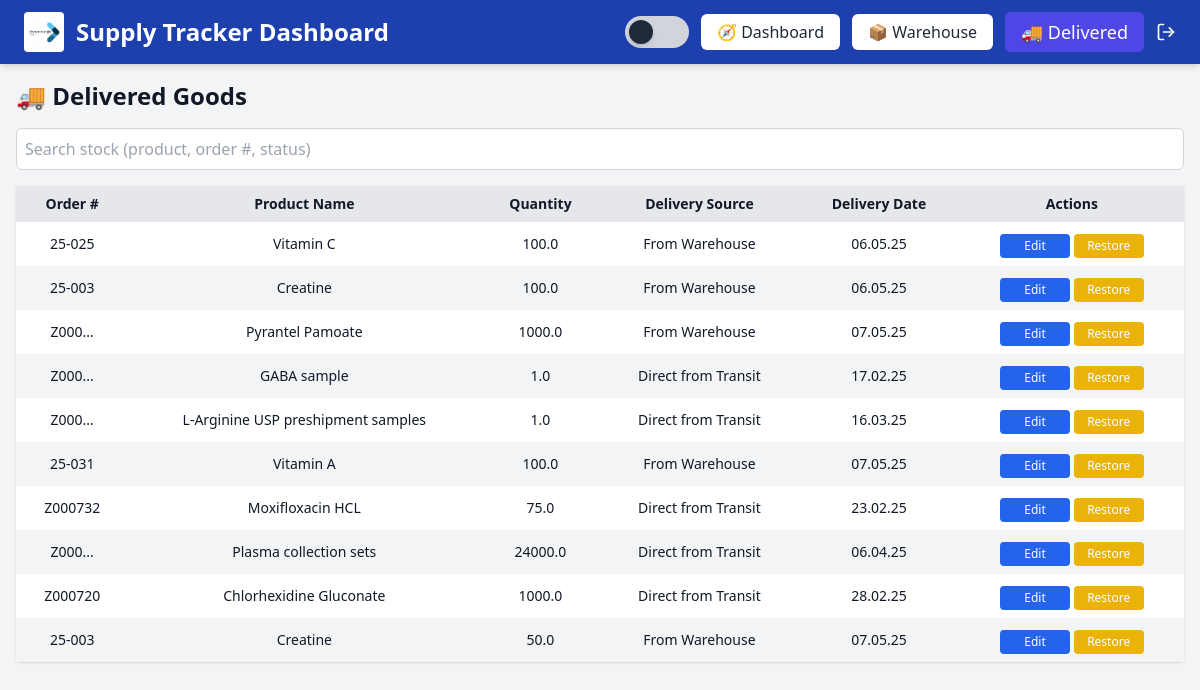
The page /delivered (signed in) on the database as committed earlier.
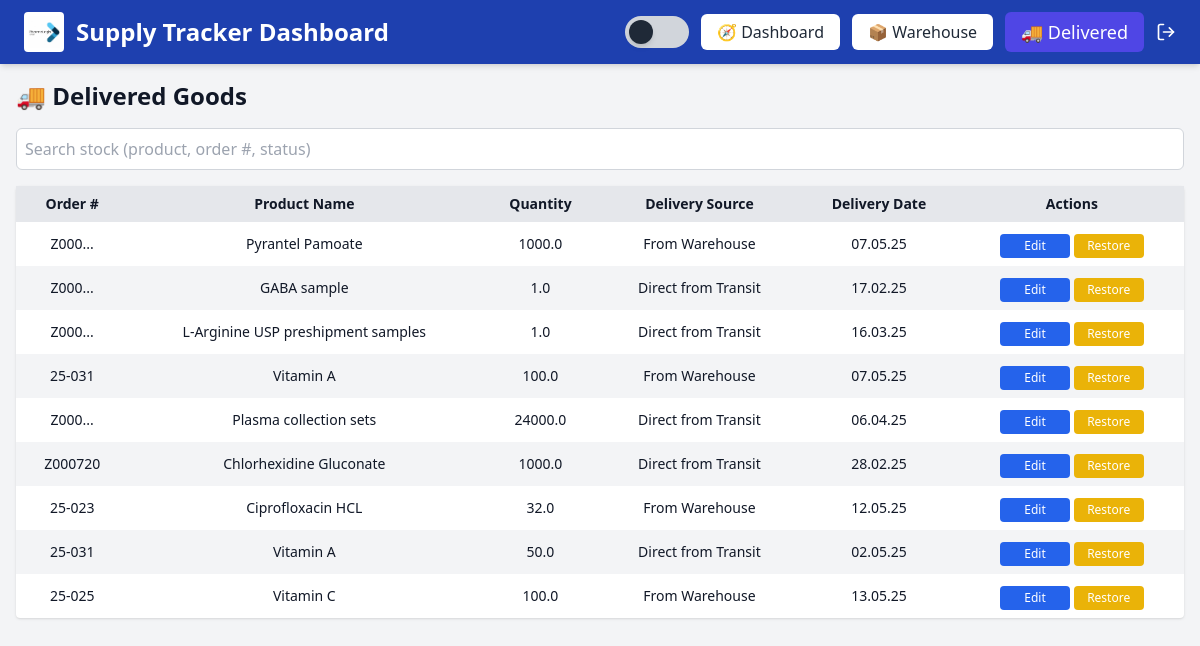
The same page on the database as committed later.
### app/models.py (models this page shows)
class DeliveredGoods(db.Model):
    id = db.Column(db.Integer, primary_key=True)
    user_id = db.Column(db.Integer, db.ForeignKey('user.id'), nullable=False)
    order_number = db.Column(db.String(50), nullable=False)
    product_name = db.Column(db.String(100), nullable=False)
    quantity = db.Column(db.Float, nullable=False)
    delivery_source = db.Column(db.String(50), nullable=False)  # e.g., "From Warehouse" or "Direct from Transit"
    delivery_date = db.Column(db.String(10), nullable=False)

### app/routes.py (the view)
@main.route('/delivered')
@login_required
def delivered():
    from .models import DeliveredGoods
    delivered_items = DeliveredGoods.query.filter_by(user_id=current_user.id).all()
    for item in delivered_items:
        if isinstance(item.delivery_date, str):
            try:
                item.delivery_date = datetime.strptime(item.delivery_date, '%Y-%m-%d')
            except ValueError:
                pass
    return render_template('delivered.html', delivered_items=delivered_items)

### app/__init__.py (called while the page is built)
def create_app():
    app = Flask(__name__)
    app.config['SECRET_KEY'] = 'your-secret-key'  # Use env var later
    app.config['SQLALCHEMY_DATABASE_URI'] = 'sqlite:///../instance/supply_tracker.db'
    app.config['SQLALCHEMY_TRACK_MODIFICATIONS'] = False
    init_db(app)
    login_manager.init_app(app)
    Migrate(app, db)
    from .routes import main
    app.register_blueprint(main)
    @login_manager.user_loader
    def load_user(user_id):
        return User.query.get(int(user_id))
    return app

### app/routes.py (called while the page is built)
@main.app_context_processor
def inject_globals():
    return dict(current_user=current_user, current_path=request.path)

### app/templates/delivered.html (shortened to what this page needs)
<!DOCTYPE html>
<html lang="en">
<head>
        <script src="https://cdn.tailwindcss.com"></script>
        <link href="https://cdn.jsdelivr.net/npm/tailwindcss@2.2.19/dist/tailwind.min.css" rel="stylesheet">
</head>
<body class="bg-gray-100 dark:bg-gray-900 text-gray-900 dark:text-gray-100">
    {% include '_navbar.html' %}
    <div class="p-4">
        <h2 class="text-2xl font-bold mb-4">🚚 Delivered Goods</h2>
        <div class="mb-4">
            <input type="text" id="search-warehouse" placeholder="Search stock (product, order #, status)"
                   class="w-full p-2 rounded-md border border-gray-300 focus:outline-none focus:ring-2 focus:ring-blue-400
                          bg-white dark:bg-gray-800 dark:border-gray-600 dark:text-gray-200">
        </div>
        <table
            id="warehouse-table"
            class="min-w-full bg-white dark:bg-gray-800 rounded shadow text-sm">
            <thead>
                <tr class="text-center bg-gray-200 dark:bg-gray-700">
                    <th class="px-4 py-2">Order #</th>
                    <th class="px-4 py-2">Product Name</th>
                    <th class="px-4 py-2">Quantity</th>
                    <th class="px-4 py-2">Delivery Source</th>
                    <th class="px-4 py-2">Delivery Date</th>
                    <th class="px-4 py-2">Actions</th>
                </tr>
            </thead>
            <tbody>
                {% for item in delivered_items %}
                <tr class="text-center even:bg-gray-100 dark:even:bg-gray-800 hover:bg-blue-50 dark:hover:bg-gray-700">
                    <td class="px-4 py-2">{{ item.order_number }}</td>
                    <td class="px-4 py-2">{{ item.product_name }}</td>
                    <td class="px-4 py-2">{{ item.quantity }}</td>
                    <td class="px-4 py-2">{{ item.delivery_source }}</td>
                    <td class="px-4 py-2">
                    {% if item.delivery_date.__class__.__name__ == 'datetime' %}
                        {{ item.delivery_date.strftime('%d.%m.%y') }}
                    {% else %}
                        {{ item.delivery_date }}
                    {% endif %}
                    </td>
                    <td class="px-4 py-2 space-y-1">
                        <a href="{{ url_for('main.edit_delivered', item_id=item.id) }}"
                        class="inline-block bg-blue-600 hover:bg-blue-700 text-white px-3 py-1 text-xs rounded min-w-[70px]">
                            Edit
                        </a>
                        <form method="POST" action="{{ url_for('main.restore_from_delivered', item_id=item.id) }}" class="inline">
                            <button type="submit"
                                    class="bg-yellow-500 hover:bg-yellow-600 text-white px-3 py-1 text-xs rounded min-w-[70px] mt-1">
                                Restore
                            </button>
                        </form>
                    </td>
                </tr>
                {% endfor %}
            </tbody>
        </table>
    </div>
</body>
</html>

Rows that differ between the two databases and show on the page:
removed DeliveredGoods: order_number "25-025", product_name "Vitamin C", quantity "100.0", delivery_source "From Warehouse", delivery_date "06.05.25"
removed DeliveredGoods: order_number "25-003", product_name "Creatine", quantity "100.0", delivery_source "From Warehouse", delivery_date "06.05.25"
removed DeliveredGoods: order_number "Z000732", product_name "Moxifloxacin HCL", quantity "75.0", delivery_source "Direct from Transit", delivery_date "23.02.25"
changed DeliveredGoods: order_number "25-003" → "25-023"; product_name "Creatine" → "Ciprofloxacin HCL"; quantity "50.0" → "32.0"; delivery_date "07.05.25" → "12.05.25"
added DeliveredGoods: order_number "25-031", product_name "Vitamin A", quantity "50.0", delivery_source "Direct from Transit", delivery_date "02.05.25"
added DeliveredGoods: order_number "25-025", product_name "Vitamin C", quantity "100.0", delivery_source "From Warehouse", delivery_date "13.05.25"
